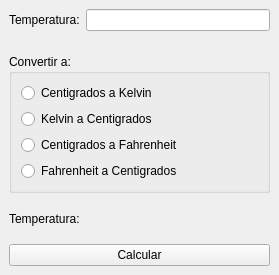
<?xml version="1.0" encoding="UTF-8"?>
<ui version="4.0">
 <class>MainWindow</class>
 <widget class="QMainWindow" name="MainWindow">
  <property name="geometry">
   <rect>
    <x>0</x>
    <y>0</y>
    <width>279</width>
    <height>275</height>
   </rect>
  </property>
  <property name="windowTitle">
   <string>MainWindow</string>
  </property>
  <widget class="QWidget" name="centralwidget">
   <layout class="QVBoxLayout" name="verticalLayout">
    <item>
     <layout class="QFormLayout" name="formLayout">
      <item row="0" column="0">
       <widget class="QLabel" name="label">
        <property name="text">
         <string>Temperatura:</string>
        </property>
       </widget>
      </item>
      <item row="0" column="1">
       <widget class="QLineEdit" name="temperatura"/>
      </item>
     </layout>
    </item>
    <item>
     <widget class="QGroupBox" name="groupBox">
      <property name="title">
       <string>Convertir a:</string>
      </property>
      <layout class="QVBoxLayout" name="verticalLayout_2">
       <item>
        <widget class="QRadioButton" name="radioButton">
         <property name="text">
          <string>Centigrados a Kelvin</string>
         </property>
        </widget>
       </item>
       <item>
        <widget class="QRadioButton" name="radioButton_2">
         <property name="text">
          <string>Kelvin a Centigrados</string>
         </property>
        </widget>
       </item>
       <item>
        <widget class="QRadioButton" name="radioButton_3">
         <property name="text">
          <string>Centigrados a Fahrenheit</string>
         </property>
        </widget>
       </item>
       <item>
        <widget class="QRadioButton" name="radioButton_4">
         <property name="text">
          <string>Fahrenheit a Centigrados</string>
         </property>
        </widget>
       </item>
      </layout>
     </widget>
    </item>
    <item>
     <widget class="QLabel" name="resultado">
      <property name="text">
       <string>Temperatura:</string>
      </property>
     </widget>
    </item>
    <item>
     <widget class="QPushButton" name="calcular">
      <property name="text">
       <string>Calcular</string>
      </property>
     </widget>
    </item>
   </layout>
  </widget>
 </widget>
 <resources/>
 <connections/>
</ui>
